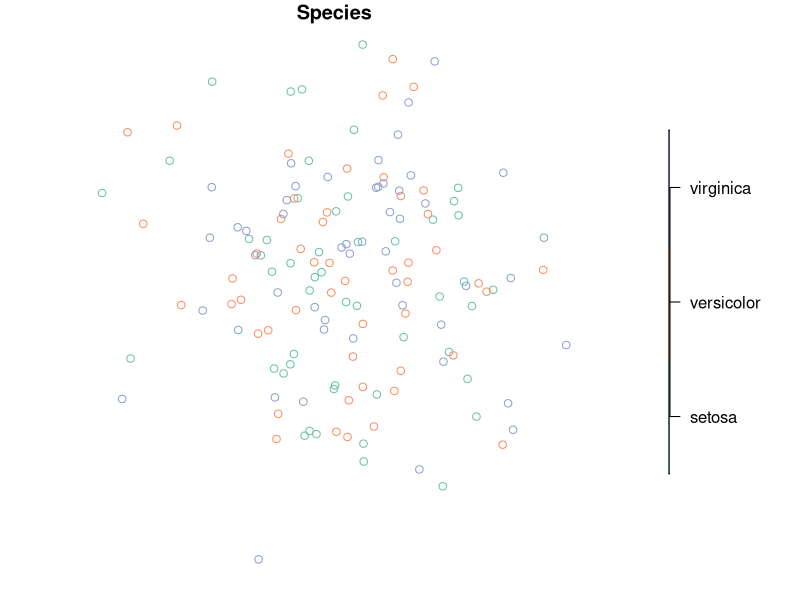

R code for this plot:
## ---- chunk 1
library(dplyr)
library(sf)
## ---- chunk 2
iris_sf_wgs <- iris %>% 
  mutate(x = rnorm(dim(iris)[1],140,1),
         y = rnorm(dim(iris)[1],35,1)) %>% 
  st_as_sf(coords = c("x","y"),
           crs = 4326)
iris_sf_wgs %>% 
  head()
## ---- chunk 3
iris_sf_wgs %>% 
  st_transform(crs = 32654) %>% 
  head()
## ---- chunk 4
plot(iris_sf_wgs %>% select(Species))
